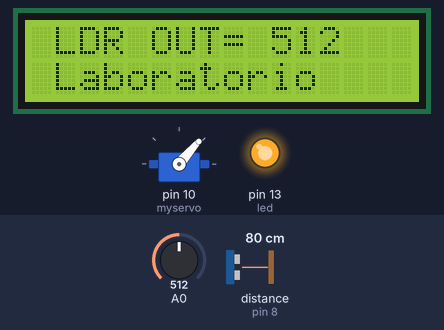
The sketch below on a simulated Arduino Uno, built with avr-gcc and run on an emulated ATmega328P. Parts: servo, 16×2 character LCD, output pins drawn as LEDs (lit = HIGH). Wiring (inferred from the names in the program): ultrasonic range finder: trigger pin 9; echo pin 8. Inputs (shaded band) come from the test bench; at power-on: distance to the obstacle (sensor on pin 8) 80 cm, A0 = 512. The echo pulse lasts 58.3 µs per cm; pins used as bus, display or sensor lines are not drawn; what the sketch prints to the serial monitor is not drawn.

Above: at 1.2 s.
1.3 s: distance to the obstacle (sensor on pin 8) set to 247 cm
8.9 s: distance to the obstacle (sensor on pin 8) set to 257 cm
At 15.04 s:
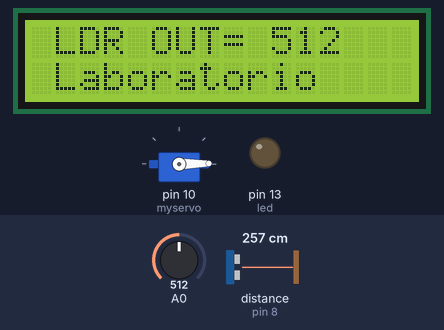
17.6 s: A0 set to 716
At 22.73 s:
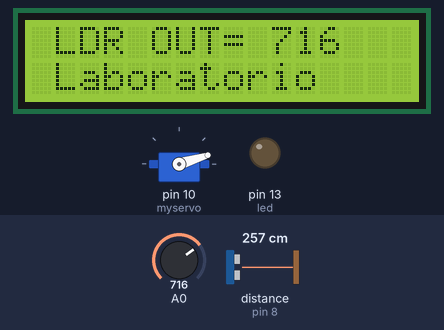
25.0 s: A0 set to 900
At 30.42 s:
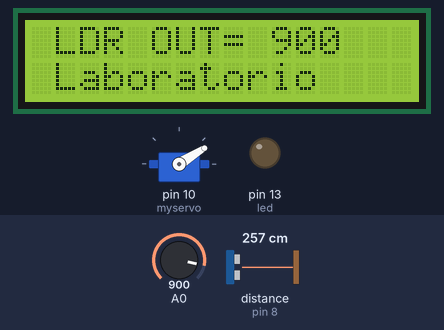
32.4 s: A0 set to 1023
At 38.1 s:
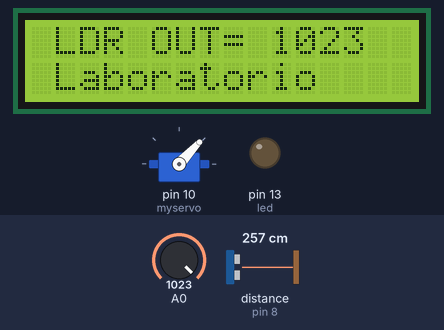
Timing chart, 0 to 40.8 s (numbered marks = the images above; inputs shaded):
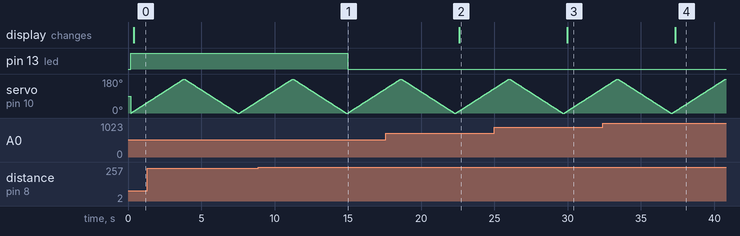

Measured:
- the behaviour switches between 251 and 252 cm on distance to the obstacle (sensor on pin 8) (found by bisection; images 0 and 1)
- after the input at 8.9 s, pin 13 (led): HIGH → LOW after 6.1 s
- after the input at 17.6 s, the display: changes after 5.0 s (image 2)
- after the input at 25.0 s, the display: changes after 5.0 s (image 3)
- after the input at 32.4 s, the display: changes after 5.0 s (image 4)

The sketch:

Ejemplo.ino
```cpp
#include <Servo.h>
#include <LiquidCrystal.h>

//crear un objeto LiquidCrystal (rs,enable,d4,d5,d6,d7)
LiquidCrystal lcd(7,6,5,4,3,2);

//Crear objeto tipo Servo
Servo myservo;
int pos =0;

//Ultrasónico el sensor HC-SR04
long duracion; //tiempo en que la onda viaja al objeto y regresa
long distancia; //distancia del objeto
int led = 13;
int trig=9; // recibe un pulso para comenzar el ciclo de medición
int echo=8; //devuelve un pulso continuo que dura el tiempo en que la onda tarda en ir y regresar del objeto

void setup() {
  //servo
  myservo.attach(10); //pin 10 del arduino

  //pantalla
  lcd.begin(16,2); //16 columnas y 2 filas
  lcd.setCursor(1,0); //1ra columna y fila 0
  lcd.print("LDR OUT= ");
  lcd.setCursor(1,1);
  lcd.print("Laboratorio");

  Serial.begin(9600);
  //ultrasonico
  pinMode(trig, OUTPUT); //emisor
  pinMode(echo, INPUT); //receptor
  pinMode(led, OUTPUT);

}

void loop() {
  //disparo para activar el ultrasónico
  digitalWrite(trig,LOW);
  delayMicroseconds(4);
  digitalWrite(trig,HIGH);
  delayMicroseconds(10);
  digitalWrite(trig,LOW);
  //termina el disparo de activación

  duracion = pulseIn(echo,HIGH); //tiempo en que va y regresa la onda ultrasónica
  //calculo de la distancia
  distancia = duracion /58.4; //distancia en cm

  Serial.print("distancia: ");
  Serial.print(distancia);
  Serial.print("cm");
  Serial.println("");
  delay(100);

  if(distancia <=250){
    digitalWrite(led, HIGH);
    delay(30);
  }else {
    digitalWrite(led, LOW);
  }

  //***************** pantalla LCD *****************
  int ldr = analogRead(A0);
  lcd.setCursor(10,0); //para escribir el valor del ldr
  lcd.print(ldr);

  //********************** SERVO ***************
  for(pos =0; pos<=180; pos++) {
    myservo.write(pos);
    delay(20);
  }

  for(pos=180; pos >=0; pos --){
    myservo.write(pos);
    delay(20);
  }


}
```
